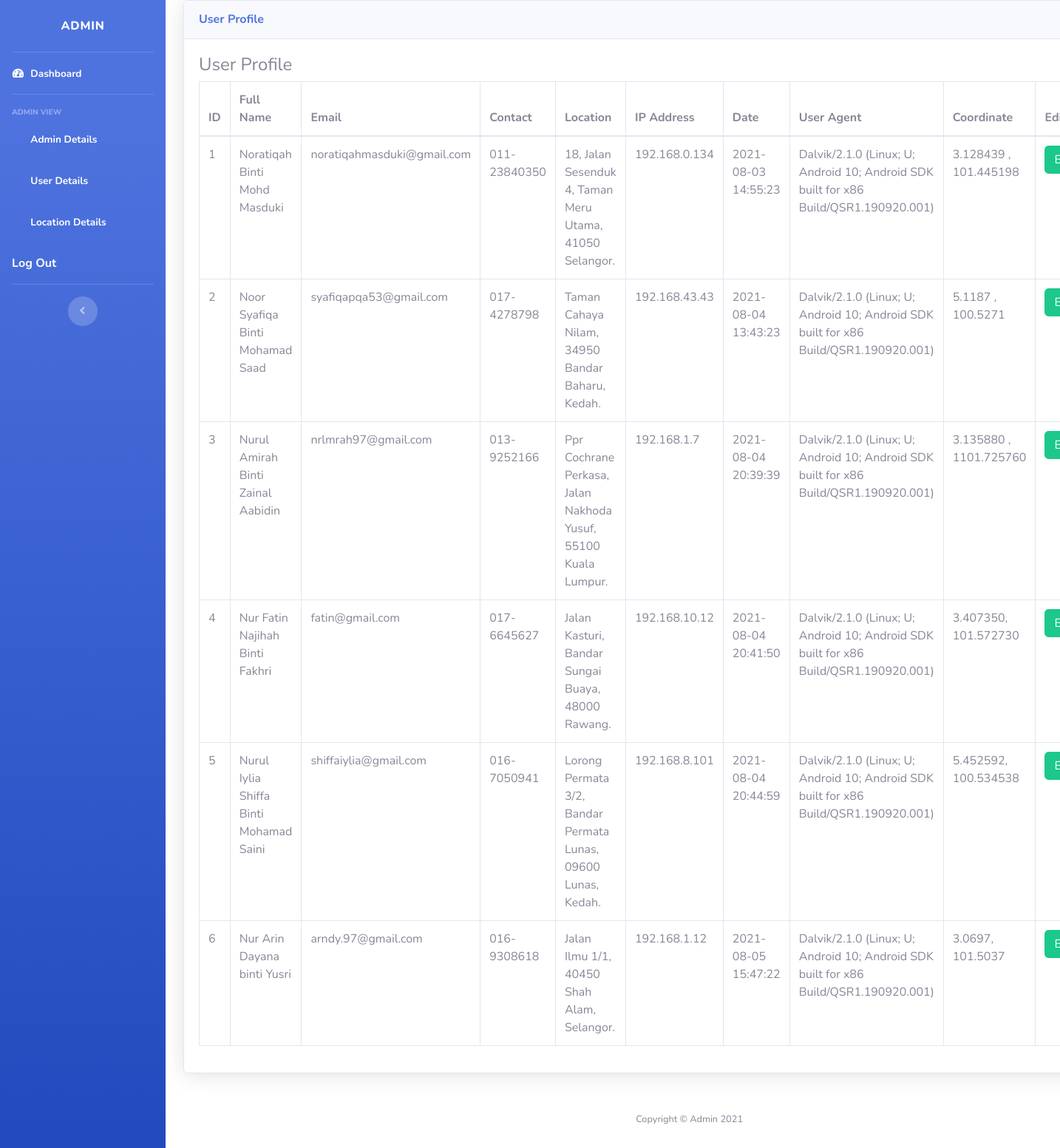
Page /admin/customerdetail.php on the committed database.
### tables this page shows
CREATE TABLE `user` (
  `id` int(255) NOT NULL,
  `name` varchar(255) NOT NULL,
  `email` varchar(255) NOT NULL,
  `contact` varchar(15) NOT NULL,
  `location` varchar(255) NOT NULL,
  `ip_address` varchar(64) NOT NULL,
  `date` datetime NOT NULL DEFAULT current_timestamp(),
  `user_agent` varchar(255) NOT NULL,
  `coordinate` varchar(255) NOT NULL
);

### admin/customerdetail.php (the view, shortened to what this page needs)
<?php
include('includes/header.php');
include('includes/navbar.php');
?>
<div class="container-fluid">
<div class="card shadow mb-4">
  <div class="card-header py-3">
    <h6 class="m-0 font-weight-bold text-primary">User Profile
    </h6>
  </div>
  <div class="card-body">
    <div class="table-responsive">
    <?php
        $connection = mysqli_connect("localhost","root","","db");
        $query = "SELECT * FROM user";
        $query_run = mysqli_query($connection,$query);
    ?>
    <h4>User Profile</h4>
      <table class="table table-bordered" id="dataTable" width="100%" cellspacing="0">
        <thead>
          <tr>
          <th> ID </th>
            <th> Full Name </th>
            <th> Email </th>
            <th> Contact </th>
            <th> Location </th>
            <th> IP Address </th>
            <th> Date </th>
	    <th> User Agent </th>
            <th> Coordinate </th>
            <th>Edit </th>
          </tr>
        </thead>
        <tbody>
        <?php
            if(mysqli_num_rows($query_run) > 0)
            {
                while($row = mysqli_fetch_assoc($query_run))
                {
                    ?>
            <tr>
            <td> <?php  echo $row['id']; ?></td>
            <td> <?php  echo $row['name']; ?></td>
            <td> <?php  echo $row['email']; ?></td>
            <td> <?php  echo $row['contact']; ?></td>
            <td> <?php  echo $row['location']; ?></td>
            <td> <?php  echo $row['ip_address']; ?></td>
            <td> <?php  echo $row['date']; ?></td>
	    <td> <?php  echo $row['user_agent']; ?></td>
            <td> <?php  echo $row['coordinate']; ?></td>
            <td>
                <form action="cust_update.php" method="post">
                    <button  type="submit" name="edit_btn" class="btn btn-success"> EDIT</button>
                </form>
            </td>
          </tr>
          <?php
                }
            }
            else{
                echo "no Record Found";
            }
        ?>
        </tbody>
      </table>
    </div>
  </div>
</div>
<?php
include('includes/footer.php');
?>

### admin/includes/header.php (shortened to what this page needs)
<!DOCTYPE html>
<html lang="en">
<head>
    <link href="vendor/fontawesome-free/css/all.min.css" rel="stylesheet" type="text/css">
    <link href="css/sb-admin-2.min.css" rel="stylesheet">
</head>
<body id="page-top">
    <div id="wrapper">

### admin/includes/navbar.php (shortened to what this page needs)
<ul class="navbar-nav bg-gradient-primary sidebar sidebar-dark accordion" id="accordionSidebar">
    <a class="sidebar-brand d-flex align-items-center justify-content-center" href="index.php">
        <div class="sidebar-brand-text mx-3">Admin</div>
    </a>
    <hr class="sidebar-divider my-0">
    <li class="nav-item active">
        <a class="nav-link" href="index.php">
            <i class="fas fa-fw fa-tachometer-alt"></i>
            <span>Dashboard</span></a>
    </li>
    <hr class="sidebar-divider">
    <div class="sidebar-heading">
        Admin View
    </div>
    <li class="nav-item active">
        <a class="nav-link" href="register.php">
            <span>Admin Details</span></a>
    </li>
    <li class="nav-item active">
        <a class="nav-link" href="customerdetail.php">
            <span>User Details</span></a>
    </li>
    <li class="nav-item active">
        <a class="nav-link" href="locationdetails.php">
            <span>Location Details</span></a>
    </li>
    <li class="nav-item active">
    <a href="../logout_a.php"><span class="nav-link">Log Out</span>  </a>
    </li>
    <hr class="sidebar-divider d-none d-md-block">
    <div class="text-center d-none d-md-inline">
        <button class="rounded-circle border-0" id="sidebarToggle"></button>
    </div>
</ul>

### admin/includes/footer.php
            <footer class="sticky-footer bg-white">
                <div class="container my-auto">
                    <div class="copyright text-center my-auto">
                        <span>Copyright &copy; Admin 2021</span>
                    </div>
                </div>
            </footer>
        </div>
</body>
</html>

### rows in the picture
user: id "1", name "Noratiqah Binti Mohd Masduki", email "noratiqahmasduki@gmail.com", contact "011-23840350", location "18, Jalan Sesenduk 4, Taman Meru Utama, 41050 Selangor.", ip_address "192.168.0.134", date "2021-08-03 14:55:23", user_agent "Dalvik/2.1.0 (Linux; U; Android 10; Android SDK built for x86 Build/QSR1.190920.001)", coordinate "3.128439 , 101.445198"
user: id "2", name "Noor Syafiqa Binti Mohamad Saad", email "syafiqapqa53@gmail.com", contact "017-4278798", location "Taman Cahaya Nilam, 34950 Bandar Baharu, Kedah.", ip_address "192.168.43.43", date "2021-08-04 13:43:23", user_agent "Dalvik/2.1.0 (Linux; U; Android 10; Android SDK built for x86 Build/QSR1.190920.001)", coordinate "5.1187 , 100.5271"
user: id "3", name "Nurul Amirah Binti Zainal Aabidin", email "nrlmrah97@gmail.com", contact "013-9252166", location "Ppr Cochrane Perkasa, Jalan Nakhoda Yusuf, 55100 Kuala Lumpur.", ip_address "192.168.1.7", date "2021-08-04 20:39:39", user_agent "Dalvik/2.1.0 (Linux; U; Android 10; Android SDK built for x86 Build/QSR1.190920.001)", coordinate "3.135880 , 1101.725760"
user: id "4", name "Nur Fatin Najihah Binti Fakhri", email "fatin@gmail.com", contact "017-6645627", location "Jalan Kasturi, Bandar Sungai Buaya, 48000 Rawang.", ip_address "192.168.10.12", date "2021-08-04 20:41:50", user_agent "Dalvik/2.1.0 (Linux; U; Android 10; Android SDK built for x86 Build/QSR1.190920.001)", coordinate "3.407350, 101.572730"
user: id "5", name "Nurul Iylia Shiffa Binti Mohamad Saini", email "shiffaiylia@gmail.com", contact "016-7050941", location "Lorong Permata 3/2, Bandar Permata Lunas, 09600 Lunas, Kedah.", ip_address "192.168.8.101", date "2021-08-04 20:44:59", user_agent "Dalvik/2.1.0 (Linux; U; Android 10; Android SDK built for x86 Build/QSR1.190920.001)", coordinate "5.452592, 100.534538"
user: id "6", name "Nur Arin Dayana binti Yusri", email "arndy.97@gmail.com", contact "016-9308618", location "Jalan Ilmu 1/1, 40450 Shah Alam, Selangor.", ip_address "192.168.1.12", date "2021-08-05 15:47:22", user_agent "Dalvik/2.1.0 (Linux; U; Android 10; Android SDK built for x86 Build/QSR1.190920.001)", coordinate "3.0697, 101.5037"
